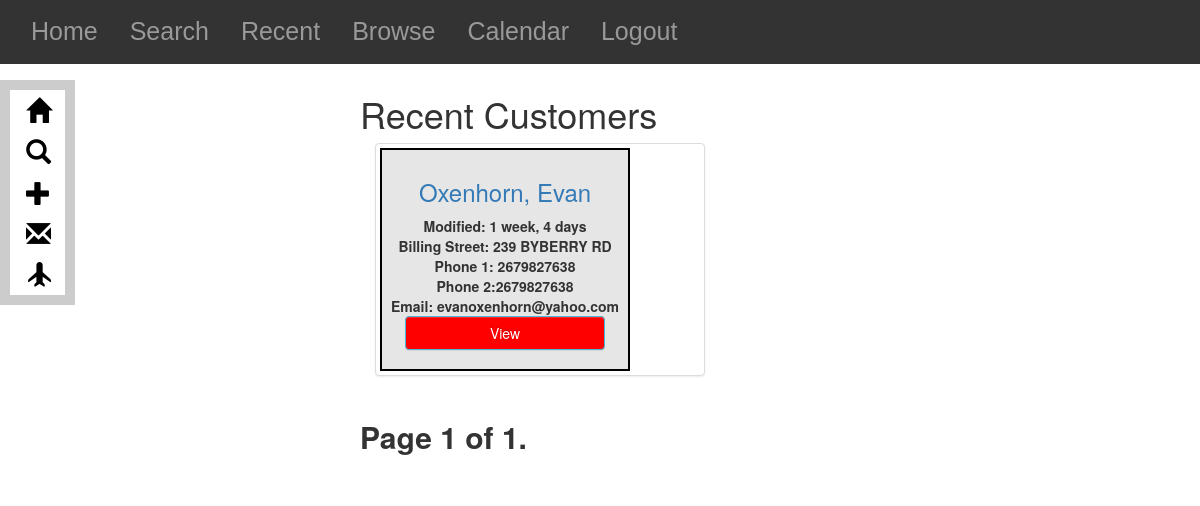
Before: /customers/customer_browse/ with the older database file.
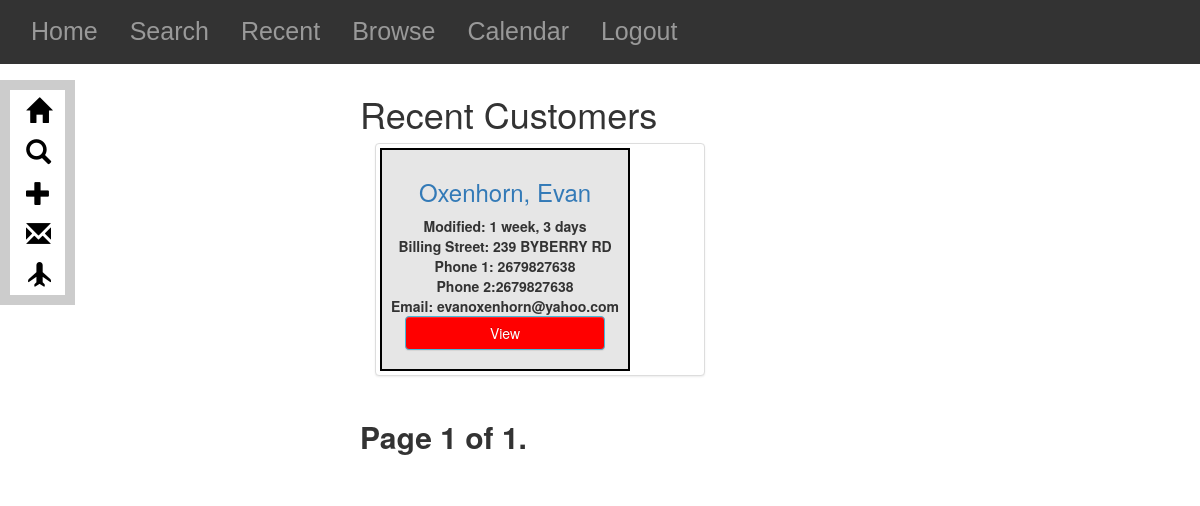
After: the same page with the newer database file.
### Customers/models.py (models this page shows, shortened)
class Customer(models.Model):
    user = models.ForeignKey(settings.AUTH_USER_MODEL, default=1)
    modified_by=models.CharField(max_length=50,default=1)
    firstName = models.CharField(max_length=20)
    lastName = models.CharField(max_length=20)
    fullName = models.CharField(max_length=50, blank=True)
    billStreet = models.CharField(max_length=25)
    billCity = models.CharField(max_length=20)
    billState = models.CharField(max_length=2)
    billZip = models.CharField(max_length=5)
    latlng = models.CharField(blank=True, max_length=100, default = '')
    lat = models.FloatField(blank=True,max_length=100, default = '')
    lng = models.FloatField(blank=True, max_length=100, default='')
    phone1 = models.CharField(max_length=20)
    phone2 = models.CharField(max_length=20, blank=True)
    email = models.EmailField(max_length=50, blank=True)
    source = models.CharField(choices=SOURCE_CHOICES, max_length=20, default=NOTAPP)
    created = models.DateTimeField(auto_now=False, auto_now_add=True)
    modified = models.DateTimeField(auto_now=True, auto_now_add=False)
    def get_absolute_url(self):
        return reverse("customers:customer_detail", kwargs={"id": self.id})
    class Meta:
        ordering = ["-created", "-modified"]

### Customers/views.py (the view)
def customer_browse(request):
    queryset_list = Customer.objects.all().order_by('lastName', 'firstName')
    paginator = Paginator(queryset_list, 25) # show 25 customers per page
    page_request_var = "page"
    page = request.GET.get(page_request_var)
    try:
        queryset = paginator.page(page)
    except PageNotAnInteger:
        queryset = paginator.page(1)
    except EmptyPage:
        queryset = paginator.page(paginator.num_pages)
    context = {
            "title":"Recent Customers",
            "object_list": queryset,
            "page_request_var":page_request_var,
        }
    return render(request, "customer_list.html", context)

### Customers/templates/customer_list.html (shortened to what this page needs)
{% extends "base.html" %}
{% block content %}
<h1>{{ title }}</h1>
<div class="customer_list_div">
    {% for obj in object_list %}
    <div class="customer-list-object">
        <div class="col-md-8">
            <div class="thumbnail">
                <div class="caption">
                    <h3><a href="{{ obj.get_absolute_url}}">{{obj.lastName}}, {{obj.firstName}}</a></h3>
                    <strong>Modified: {{ obj.modified|timesince }}<br/>
                    <strong>Billing Street:</strong> {{obj.billStreet}}<br/>
                    <strong>Phone 1:</strong> {{obj.phone1}}<br/>
                    <strong>Phone 2:</strong>{{obj.phone2}}<br/>
                    <strong>Email:</strong> {{obj.email}}<br/>
                    <p><a href="{{ obj.get_absolute_url }}" class="btn btn-info" id="btnViewCustomer" role="button">View</a></p>
                </div>
            </div>
        </div>
    </div>
    {% endfor %}
    <div>
<div class="pagination col-md-8">
    <span class="step-links">
        <span class="current">
            Page {{ object_list.number }} of {{ object_list.paginator.num_pages }}.
        </span>
    </span>
</div>
</div>
</div>
{% endblock content %}

Changed rows visible on the page:
changed Customer "Oxenhorn": modified "1 week, 4 days" → "1 week, 3 days"
